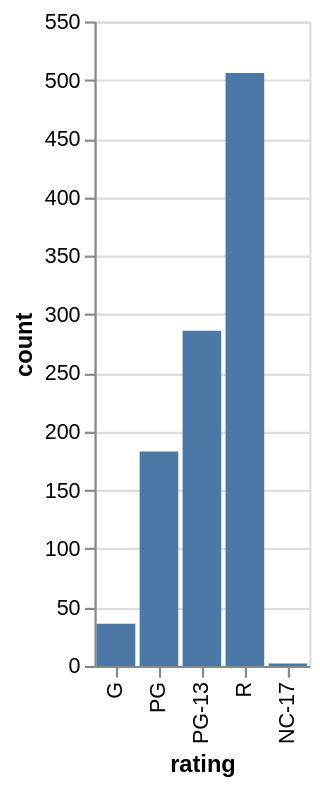

Source (notebook cell):
### Markdown cell above
Let's create a barchart showing the count of each movie rating by using Altair's aggregation capabilities.

In [this example](https://altair-viz.github.io/getting_started/starting.html#data-transformation-aggregation), we see the x axis being set to a feature called `a`, and the y axis set to the `average()` of a feature called `b`.

In our case, we want the x axis to be set to `rating` and the y axis to be the `count()` of `rating`.

### Code cell
# Use Altair to create a bar chart comparing the count of each movie rating
alt.Chart(rating_counts).mark_bar().encode(
    x=alt.X('rating', sort=['G', 'PG', 'PG-13', 'R', 'NC-17']),
    y='count'
)

### Figure 1 — Vega-Lite specification as saved in the notebook (floating-point values rounded to 4 significant figures)
{"config": {"view": {"continuousWidth": 300, "continuousHeight": 300}}, "data": {"name": "data-0961f675e0a7140dfa2465480b2a5f87"}, "mark": {"type": "bar"}, "encoding": {"x": {"field": "rating", "sort": ["G", "PG", "PG-13", "R", "NC-17"], "type": "nominal"}, "y": {"field": "count", "type": "quantitative"}}, "$schema": "https://vega.github.io/schema/vega-lite/v5.20.1.json", "datasets": {"data-0961f675e0a7140dfa2465480b2a5f87": [{"rating": "NC-17", "count": 2}, {"rating": "R", "count": 506}, {"rating": "G", "count": 36}, {"rating": "PG", "count": 183}, {"rating": "PG-13", "count": 286}]}}
